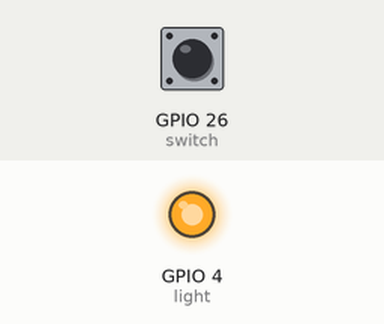
A program run on a simulated Raspberry Pi (BCM pin numbers). Shown: output pins drawn as LEDs (lit = HIGH). Dashed ring = blinking. Inputs (shaded band) come from the test bench; at power-on: GPIO 26 (switch) HIGH.

Above: at 1.2 s.
1.3 s: GPIO 26 (switch) pulled LOW for 1 s
At 1.62 s:
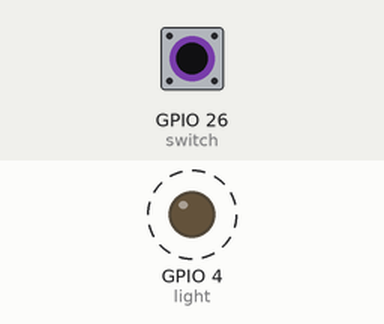
3.8 s: GPIO 26 (switch) pulled LOW for 0.3 s
At 4.7 s:
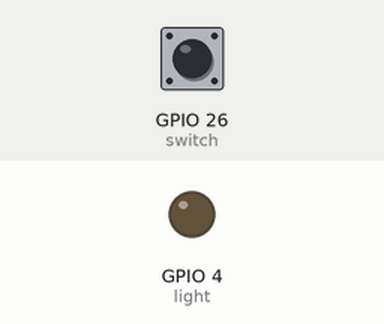
5.6 s: GPIO 26 (switch) pulled LOW for 3.2 s
At 10.1 s:
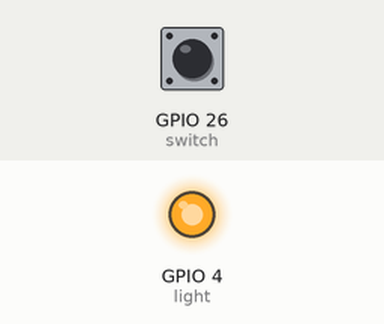
Timing chart, 0 to 11.6 s (numbered marks = the images above; inputs shaded):
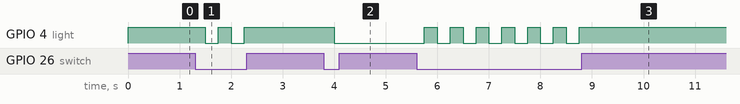

Measured:
- after the input at 1.3 s, GPIO 4 (light): alternates HIGH for 0.25 s and LOW for 0.25 s, 4 changes in all, then stays HIGH, starting after 0.20 s
- after the input at 3.8 s, GPIO 4 (light): HIGH → LOW after 0.20 s
- after the input at 5.6 s, GPIO 4 (light): alternates HIGH for 0.25 s and LOW for 0.25 s, 13 changes in all, then stays HIGH, starting after 0.15 s

The program:

gpio_led_button.py
```python
from gpiozero import LED, Button
from time import sleep

light = LED(4)

switch = Button(26)

light.on()

while True:
    if switch.is_active == True:
        if light.is_active == True:
            light.off()
        else:
            light.on()

    sleep(0.25)
```
